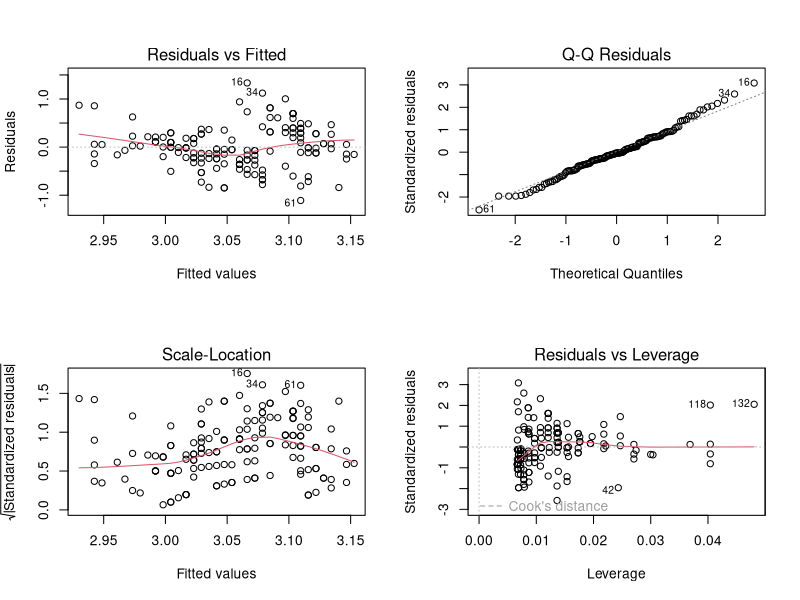

Here is the R script that generated this plot:
## ---- chunk 1
knitr::opts_chunk$set(echo = TRUE)
## ---- chunk 2
set.seed(1234)
df <- data.frame(
  weight = round(rnorm(10, 25, 5), 1)
)
df
# We want to know, if the average weight of the mice differs from 25g (two-tailed test)?

# 5% alpha
wilcox.test(df$weight, mu = 25)
## ---- chunk 3
## Two-sample test.
## Hollander & Wolfe (1973), 69f.
## Permeability constants of the human chorioamnion (a placental
##  membrane) at term (x) and between 12 to 26 weeks gestational
##  age (y).  The alternative of interest is greater permeability
##  of the human chorioamnion for the term pregnancy.
x <- c(0.80, 0.83, 1.89, 1.04, 1.45, 1.38, 1.91, 1.64, 0.73, 1.46)
y <- c(1.15, 0.88, 0.90, 0.74, 1.21)
wilcox.test(x, y, alternative = "g")        # greater
wilcox.test(x, y, alternative = "greater",
            exact = FALSE, correct = FALSE) # H&W large sample
                                            # approximation

## ---- chunk 4
## Hollander & Wolfe (1973), 29f.
## Hamilton depression scale factor measurements in 9 patients with
##  mixed anxiety and depression, taken at the first (x) and second
##  (y) visit after initiation of a therapy (administration of a
##  tranquilizer).
x <- c(1.83,  0.50,  1.62,  2.48, 1.68, 1.88, 1.55, 3.06, 1.30)
y <- c(0.878, 0.647, 0.598, 2.05, 1.06, 1.29, 1.06, 3.14, 1.29)
wilcox.test(x, y, paired = TRUE, alternative = "greater")
wilcox.test(y - x, alternative = "less")    # The same.
wilcox.test(y - x, alternative = "less",
            exact = FALSE, correct = FALSE) # H&W large sample
                                            # approximation
## ---- chunk 5
# lm()

data(iris)
y ~ x1 + x2 + x3
reg_model <- lm(Sepal.Width ~ Sepal.Length, data = iris)

summary(reg_model)
## ---- chunk 6
par(mfrow=c(2,2))
plot(reg_model)
## ---- chunk 7
library(car)
fit <- lm(prestige ~ income + education + type, data=Duncan)
vif(fit)
